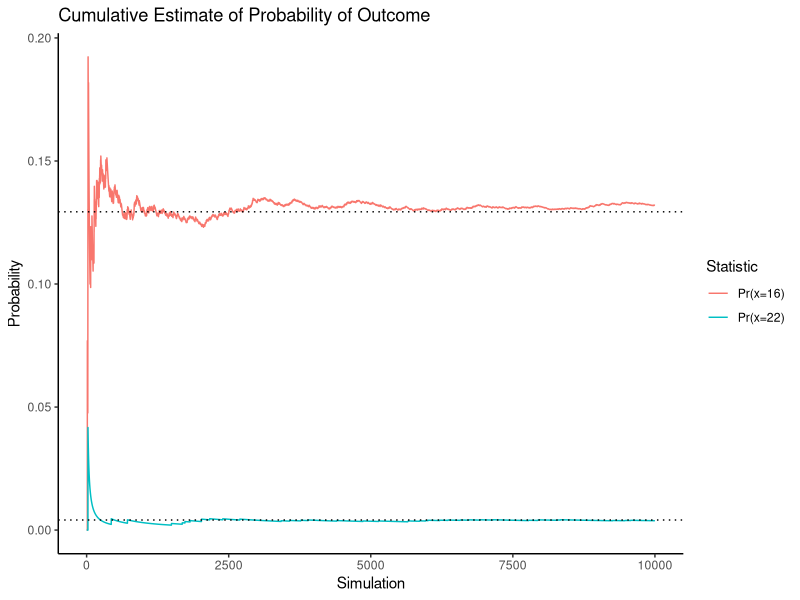
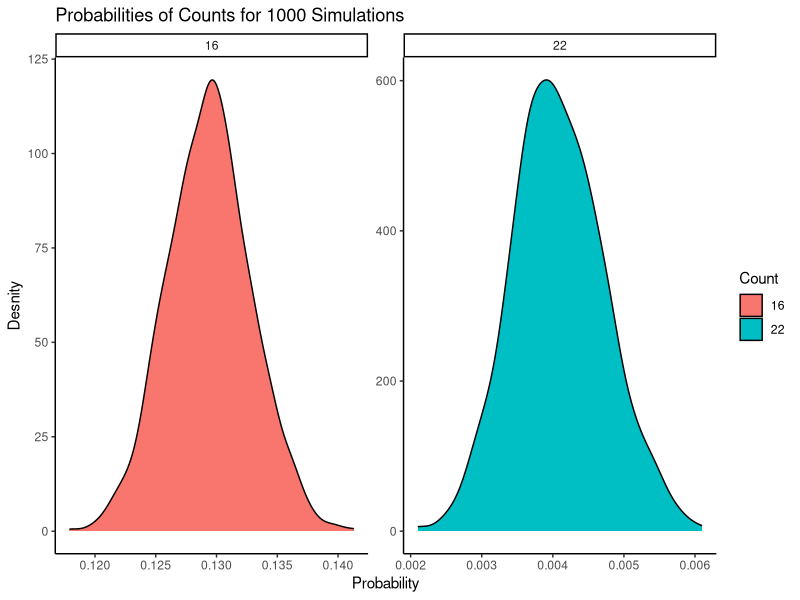

Write the R code that produced these figures, in order.
## ---- chunk 1
set.seed(123)
library(tidyverse)
## ---- chunk 2
handBinom <- function(k,n,p){
    factorial(n) / (factorial(k) * factorial(n-k)) * p^k * (1-p)^(n-k)
}
## ---- chunk 3
cat(round(handBinom(22, 30, .49), 6))
## ---- chunk 4
cat(round(handBinom(16, 30, .49), 6))
## ---- chunk 5
cat(round(dbinom(22, size=30, prob=.49), digits=6))
cat(round(dbinom(16, size=30, prob=.49), digits=6))
## ---- chunk 6
n <- 10000
singleDF <- tibble(out=rbinom(n=n, size=30, prob=.49), sim=1:n) %>%
    mutate(`Pr(x=22)`=cummean(out == 22), `Pr(x=16)`=cummean(out == 16)) %>%
    gather(key="Statistic", value="Probability", -out, -sim)

singleDF %>%
    ggplot(aes(x=sim, y=Probability, group=Statistic, color=Statistic)) +
    geom_line() +
    theme_classic() +
    geom_hline(yintercept=dbinom(22, size=30, prob=.49), linetype=3) +
    geom_hline(yintercept=dbinom(16, size=30, prob=.49), linetype=3) +
    labs(x="Simulation") +
    ggtitle("Cumulative Estimate of Probability of Outcome")
## ---- chunk 7
m <- 1000 # Number of simulations (for plotting distribution)
n <- 10000 # number of replications (for calculating individual probs)
tibble(
    Probability=t(sapply(1:m, function(x){
        # Replicate binomial distribution n times with size k and prob .49
        sims <- rbinom(n=n, size=30, prob=.49)
        # calculate probabilty of being  
        c(sum(sims == 22) / n, sum(sims == 16) / n)})) %>%
        c,
    Count=rep(c("22", "16"), each=m)) %>%
    ggplot(aes(x=Probability, fill=Count)) +
    geom_density() +
    facet_wrap(~Count, scales="free") +
    theme_classic() +
    labs(y="Desnity", title="Probabilities of Counts for 1000 Simulations")
## ---- chunk 8
probs <- c(.05, .08, .13, .03, .07, NA, .16, .04, .06, .07, .15, .06) %>%
    matrix(4, 3, dimnames=list(paste0("y=", 1:4), paste0("x=", 1:3)))

probs["y=2","x=2"] <- 1 - sum(probs, na.rm=T)

probs
## ---- chunk 9
## Hand calculations
(hcalc <- c(
    a=.05 + .08 + .13 + .03,
    b=.07 + .10 + .16 + .04,
    c=.06 + .07 + .15 + .06,
    d=.05 + .07 + .06,
    e=.08 + .10 + .07,
    f=.13 + .16 + .15,
    g=.03 + .04 + .06,
    h=.1,
    i=.08 / sum(.08 + .10 + .07),
    j=.06 / sum(.03 + .04 + .06),
    k=.06 / sum(.06 + .07 + .15 + .06),
    l=.10 / sum(.07 + .10 + .16 + .04)
))
## ---- chunk 10
## R calculations
(rcalc <- c(
    a=sum(probs[,"x=1"]),
    b=sum(probs[,"x=2"]),
    c=sum(probs[,"x=3"]),
    d=sum(probs["y=1",]),
    e=sum(probs["y=2",]),
    f=sum(probs["y=3",]),
    g=sum(probs["y=4",]),
    h=.1,
    i=probs["y=2","x=1"] / sum(probs["y=2",]),
    j=probs["y=4","x=3"] / sum(probs["y=4",]),
    k=probs["y=4","x=3"] / sum(probs[,"x=3"]),
    l=probs["y=2","x=2"] / sum(probs[,"x=2"])
))

cat(all.equal(hcalc, rcalc))

